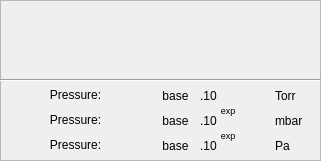
   <widget class="QFrame" name="frame_11">
    <property name="geometry">
     <rect>
      <x>22</x>
      <y>640</y>
      <width>321</width>
      <height>161</height>
     </rect>
    </property>
    <property name="frameShape">
     <enum>QFrame::StyledPanel</enum>
    </property>
    <property name="frameShadow">
     <enum>QFrame::Raised</enum>
    </property>
    <widget class="PyDMLabel" name="PyDMLabel_23">
     <property name="geometry">
      <rect>
       <x>275</x>
       <y>85</y>
       <width>31</width>
       <height>21</height>
      </rect>
     </property>
     <property name="toolTip">
      <string/>
     </property>
     <property name="whatsThis">
      <string/>
     </property>
     <property name="text">
      <string>Torr</string>
     </property>
     <property name="alarmSensitiveBorder" stdset="0">
      <bool>false</bool>
     </property>
     <property name="channel" stdset="0">
      <string>ca://${IOC}:BBB:Torr.EGU</string>
     </property>
    </widget>
    <widget class="QLabel" name="label_12">
     <property name="geometry">
      <rect>
       <x>25</x>
       <y>85</y>
       <width>101</width>
       <height>20</height>
      </rect>
     </property>
     <property name="text">
      <string>Pressure:</string>
     </property>
     <property name="alignment">
      <set>Qt::AlignCenter</set>
     </property>
    </widget>
    <widget class="PyDMLabel" name="PyDMLabel_30">
     <property name="geometry">
      <rect>
       <x>275</x>
       <y>110</y>
       <width>31</width>
       <height>21</height>
      </rect>
     </property>
     <property name="toolTip">
      <string/>
     </property>
     <property name="whatsThis">
      <string/>
     </property>
     <property name="text">
      <string>mbar</string>
     </property>
     <property name="alarmSensitiveBorder" stdset="0">
      <bool>false</bool>
     </property>
     <property name="channel" stdset="0">
      <string>ca://${IOC}:BBB:mbar.EGU</string>
     </property>
    </widget>
    <widget class="PyDMLabel" name="PyDMLabel_32">
     <property name="geometry">
      <rect>
       <x>275</x>
       <y>135</y>
       <width>31</width>
       <height>21</height>
      </rect>
     </property>
     <property name="toolTip">
      <string/>
     </property>
     <property name="whatsThis">
      <string/>
     </property>
     <property name="text">
      <string>Pa</string>
     </property>
     <property name="alarmSensitiveBorder" stdset="0">
      <bool>false</bool>
     </property>
     <property name="channel" stdset="0">
      <string>ca://${IOC}:BBB:Pascal.EGU</string>
     </property>
    </widget>
    <widget class="Line" name="line_8">
     <property name="geometry">
      <rect>
       <x>0</x>
       <y>70</y>
       <width>321</width>
       <height>21</height>
      </rect>
     </property>
     <property name="orientation">
      <enum>Qt::Horizontal</enum>
     </property>
    </widget>
    <widget class="QLabel" name="label_69">
     <property name="geometry">
      <rect>
       <x>25</x>
       <y>110</y>
       <width>101</width>
       <height>20</height>
      </rect>
     </property>
     <property name="text">
      <string>Pressure:</string>
     </property>
     <property name="alignment">
      <set>Qt::AlignCenter</set>
     </property>
    </widget>
    <widget class="QLabel" name="label_70">
     <property name="geometry">
      <rect>
       <x>25</x>
       <y>135</y>
       <width>101</width>
       <height>20</height>
      </rect>
     </property>
     <property name="text">
      <string>Pressure:</string>
     </property>
     <property name="alignment">
      <set>Qt::AlignCenter</set>
     </property>
    </widget>
    <widget class="PyDMLabel" name="PyDMLabel_48">
     <property name="geometry">
      <rect>
       <x>210</x>
       <y>125</y>
       <width>36</width>
       <height>21</height>
      </rect>
     </property>
     <property name="font">
      <font>
       <pointsize>7</pointsize>
      </font>
     </property>
     <property name="toolTip">
      <string/>
     </property>
     <property name="whatsThis">
      <string/>
     </property>
     <property name="text">
      <string>exp</string>
     </property>
     <property name="alignment">
      <set>Qt::AlignCenter</set>
     </property>
     <property name="alarmSensitiveBorder" stdset="0">
      <bool>false</bool>
     </property>
     <property name="channel" stdset="0">
      <string>ca://${IOC}:BBB:PascalExp</string>
     </property>
    </widget>
    <widget class="PyDMLabel" name="PyDMLabel_47">
     <property name="geometry">
      <rect>
       <x>145</x>
       <y>135</y>
       <width>61</width>
       <height>21</height>
      </rect>
     </property>
     <property name="toolTip">
      <string/>
     </property>
     <property name="whatsThis">
      <string/>
     </property>
     <property name="text">
      <string>base</string>
     </property>
     <property name="alignment">
      <set>Qt::AlignCenter</set>
     </property>
     <property name="alarmSensitiveBorder" stdset="0">
      <bool>false</bool>
     </property>
     <property name="channel" stdset="0">
      <string>ca://${IOC}:BBB:mbarBase</string>
     </property>
    </widget>
    <widget class="QLabel" name="label_138">
     <property name="geometry">
      <rect>
       <x>200</x>
       <y>135</y>
       <width>21</width>
       <height>21</height>
      </rect>
     </property>
     <property name="font">
      <font>
       <pointsize>9</pointsize>
      </font>
     </property>
     <property name="text">
      <string>.10</string>
     </property>
    </widget>
    <widget class="PyDMLabel" name="PyDMLabel_41">
     <property name="geometry">
      <rect>
       <x>145</x>
       <y>85</y>
       <width>61</width>
       <height>21</height>
      </rect>
     </property>
     <property name="toolTip">
      <string/>
     </property>
     <property name="whatsThis">
      <string/>
     </property>
     <property name="text">
      <string>base</string>
     </property>
     <property name="alignment">
      <set>Qt::AlignCenter</set>
     </property>
     <property name="alarmSensitiveBorder" stdset="0">
      <bool>false</bool>
     </property>
     <property name="channel" stdset="0">
      <string>ca://${IOC}:BBB:TorrBase</string>
     </property>
    </widget>
    <widget class="QLabel" name="label_66">
     <property name="geometry">
      <rect>
       <x>200</x>
       <y>85</y>
       <width>21</width>
       <height>21</height>
      </rect>
     </property>
     <property name="font">
      <font>
       <pointsize>9</pointsize>
      </font>
     </property>
     <property name="text">
      <string>.10</string>
     </property>
    </widget>
    <widget class="PyDMLabel" name="PyDMLabel_46">
     <property name="geometry">
      <rect>
       <x>145</x>
       <y>110</y>
       <width>61</width>
       <height>21</height>
      </rect>
     </property>
     <property name="toolTip">
      <string/>
     </property>
     <property name="whatsThis">
      <string/>
     </property>
     <property name="text">
      <string>base</string>
     </property>
     <property name="alignment">
      <set>Qt::AlignCenter</set>
     </property>
     <property name="alarmSensitiveBorder" stdset="0">
      <bool>false</bool>
     </property>
     <property name="channel" stdset="0">
      <string>ca://${IOC}:BBB:mbarBase</string>
     </property>
    </widget>
    <widget class="QLabel" name="label_71">
     <property name="geometry">
      <rect>
       <x>200</x>
       <y>110</y>
       <width>21</width>
       <height>21</height>
      </rect>
     </property>
     <property name="font">
      <font>
       <pointsize>9</pointsize>
      </font>
     </property>
     <property name="text">
      <string>.10</string>
     </property>
    </widget>
    <widget class="PyDMLabel" name="PyDMLabel_45">
     <property name="geometry">
      <rect>
       <x>210</x>
       <y>100</y>
       <width>36</width>
       <height>21</height>
      </rect>
     </property>
     <property name="font">
      <font>
       <pointsize>7</pointsize>
      </font>
     </property>
     <property name="toolTip">
      <string/>
     </property>
     <property name="whatsThis">
      <string/>
     </property>
     <property name="text">
      <string>exp</string>
     </property>
     <property name="alignment">
      <set>Qt::AlignCenter</set>
     </property>
     <property name="alarmSensitiveBorder" stdset="0">
      <bool>false</bool>
     </property>
     <property name="channel" stdset="0">
      <string>ca://${IOC}:BBB:mbarExp</string>
     </property>
    </widget>
   </widget>
